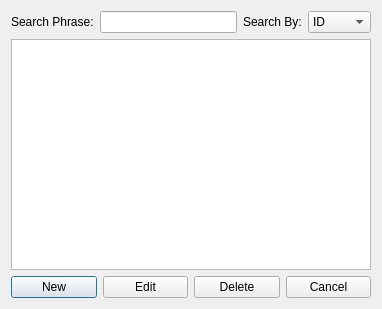
<?xml version="1.0" encoding="UTF-8"?>
<ui version="4.0">
 <class>SearchWindowResistorPlacement</class>
 <widget class="QDialog" name="SearchWindowResistorPlacement">
  <property name="geometry">
   <rect>
    <x>0</x>
    <y>0</y>
    <width>382</width>
    <height>309</height>
   </rect>
  </property>
  <property name="windowTitle">
   <string>Dialog</string>
  </property>
  <layout class="QVBoxLayout" name="verticalLayout">
   <item>
    <layout class="QHBoxLayout" name="horizontalLayout">
     <item>
      <widget class="QLabel" name="label">
       <property name="text">
        <string>Search Phrase:</string>
       </property>
      </widget>
     </item>
     <item>
      <widget class="QLineEdit" name="SWResistorPlacement_SP_lineEdit"/>
     </item>
     <item>
      <widget class="QLabel" name="label_2">
       <property name="text">
        <string>Search By:</string>
       </property>
      </widget>
     </item>
     <item>
      <widget class="QComboBox" name="SWResistorPlacement_SB_comboBox">
       <item>
        <property name="text">
         <string>ID</string>
        </property>
       </item>
       <item>
        <property name="text">
         <string>Name</string>
        </property>
       </item>
       <item>
        <property name="text">
         <string>JobID</string>
        </property>
       </item>
      </widget>
     </item>
    </layout>
   </item>
   <item>
    <widget class="QTableView" name="SWResistorPlacement_tableView"/>
   </item>
   <item>
    <layout class="QHBoxLayout" name="horizontalLayout_5">
     <item>
      <widget class="QPushButton" name="new_pushButton">
       <property name="text">
        <string>New</string>
       </property>
      </widget>
     </item>
     <item>
      <widget class="QPushButton" name="edit_pushButton">
       <property name="text">
        <string>Edit</string>
       </property>
      </widget>
     </item>
     <item>
      <widget class="QPushButton" name="delete_pushButton">
       <property name="text">
        <string>Delete</string>
       </property>
      </widget>
     </item>
     <item>
      <widget class="QPushButton" name="cancel_pushButton">
       <property name="text">
        <string>Cancel</string>
       </property>
      </widget>
     </item>
    </layout>
   </item>
  </layout>
 </widget>
 <resources/>
 <connections/>
</ui>
